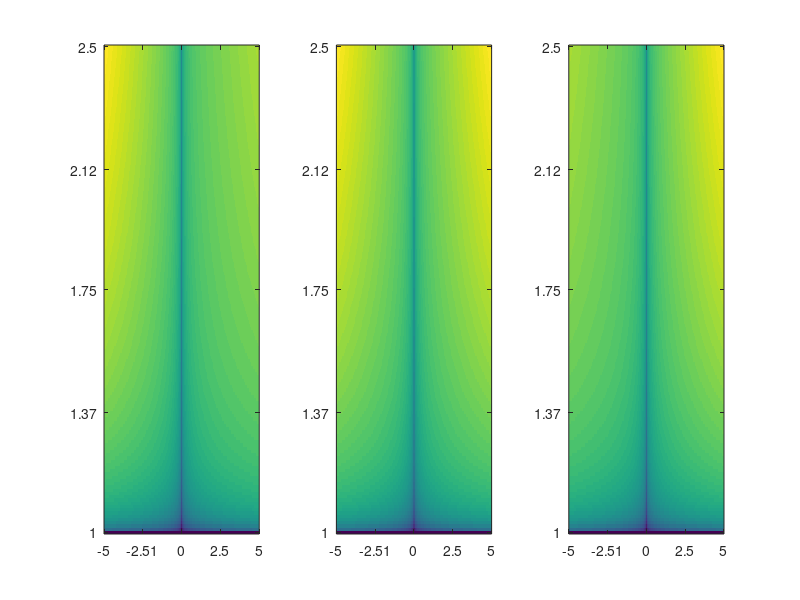
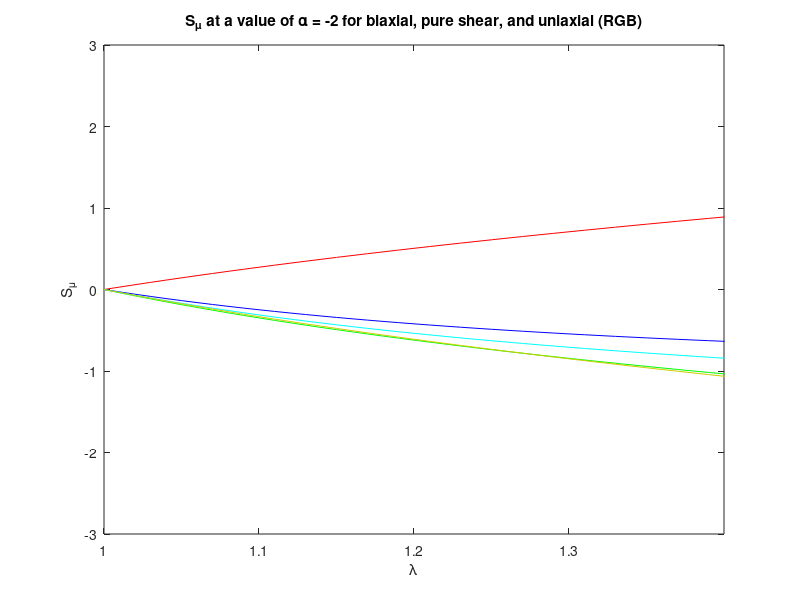
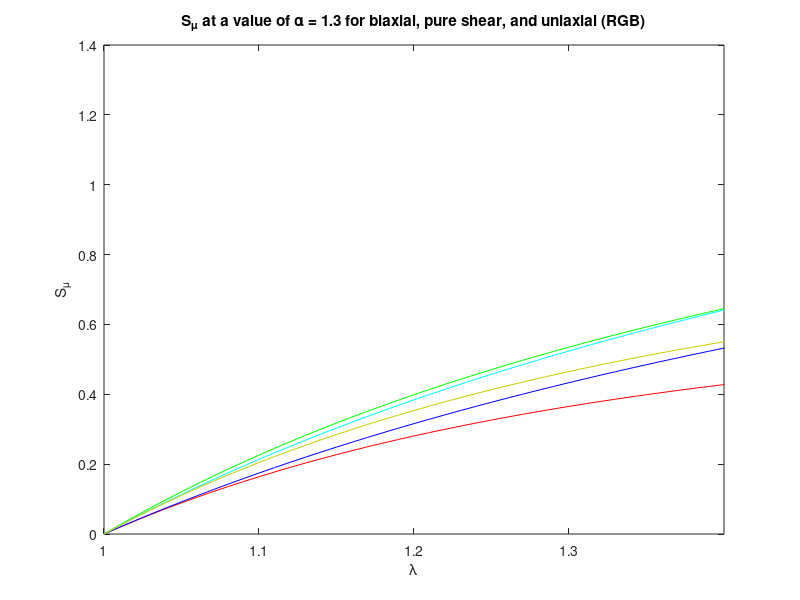
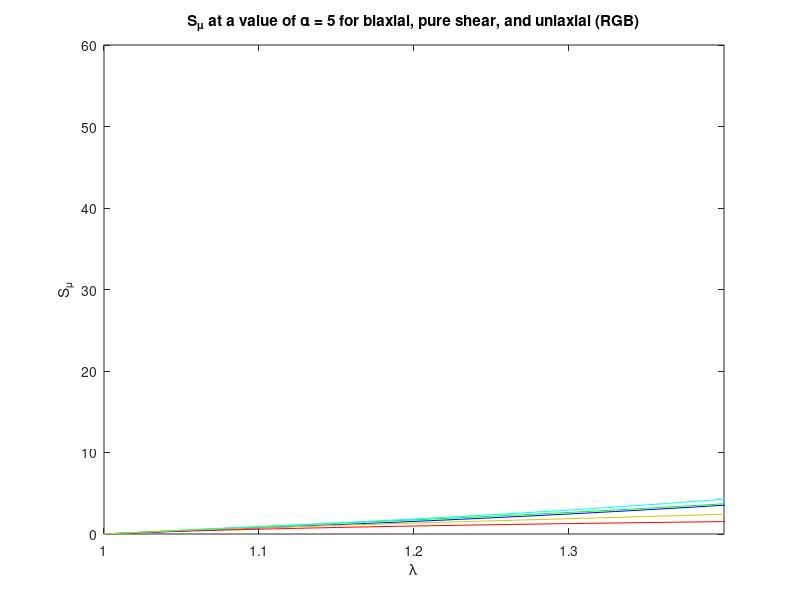

These figures' MATLAB source, in order:
clear all;
close all;


% lam = 1.01.^linspace(0,60,301);
lam = linspace(1,2.5,151);
alpha = linspace(-5,5,1001);

%Example parameters from Treloar's data:
%mu1 = 0.62 MPa, alpha1 = 1.3
%mu2 = 0.00118 MPa, alpha2 = 5
%mu3 = -0.00981 MPa, alpha3 = -2

mu = 1;


%Salpha_ps = mu*bsxfun(@times,log(lam'),(bsxfun(@power,lam',alpha-1)-bsxfun(@power,lam',-alpha-1)));
Salpha_ps =  mu*bsxfun(@times,log(lam'),(bsxfun(@power,lam',alpha-1)-bsxfun(@power,lam',-alpha-1)));

%Salpha_ua = mu*bsxfun(@times,log(lam'),(bsxfun(@power,lam',alpha-1)-0.5*bsxfun(@power,lam',-0.5*alpha-1)));
Salpha_ua = mu*bsxfun(@times,log(lam'),(bsxfun(@power,lam',alpha-1)-bsxfun(@power,lam',-0.5*alpha-1)));

%Salpha_ba = mu*bsxfun(@times,log(lam'),(0.5*bsxfun(@power,lam',0.5*(alpha-1))-bsxfun(@power,lam',-alpha-0.5)));
Salpha_ba = mu*bsxfun(@times,log(lam'),(bsxfun(@power,lam',0.5*alpha-1)-bsxfun(@power,lam',-alpha-1)));

%k = 0:0.01:1;
%Old, corrected on 220126
%Salpha_gen = @(k) mu*bsxfun(@times,log(lam'),((-k^2+1.5*k+0.5)*bsxfun(@power,lam',(-k^2+1.5*k+0.5)*alpha-1)...
%    +(-k+0.5)*bsxfun(@power,lam',(-k+0.5)*alpha-1)...
%    +(k^2-0.5*k-1)*bsxfun(@power,lam',(k^2-0.5*k-1)*alpha-1)));
Salpha_gen = @(k) mu*bsxfun(@times,log(lam'),((-k^2+1.5*k+0.5)^2*bsxfun(@power,lam',(-k^2+1.5*k+0.5)*alpha-1)...
    +(-k+0.5)^2*bsxfun(@power,lam',(-k+0.5)*alpha-1)...
    +(k^2-0.5*k-1)^2*bsxfun(@power,lam',(k^2-0.5*k-1)*alpha-1)));
Smu_gen = @(k) (-k^2+1.5*k+0.5)*bsxfun(@power,lam',(-k^2+1.5*k+0.5)*alpha-1)...
    +(-k+0.5)*bsxfun(@power,lam',(-k+0.5)*alpha-1)...
    +(k^2-0.5*k-1)*bsxfun(@power,lam',(k^2-0.5*k-1)*alpha-1);

W_gen = @(k) mu*bsxfun(@times,1./alpha,(bsxfun(@power,lam',(-k^2+1.5*k+0.5)*alpha)...
    +bsxfun(@power,lam',(-k+0.5)*alpha)...
    +bsxfun(@power,lam',(k^2-0.5*k-1)*alpha)-3));

figure;  subplot(1,3,1);
imagesc(log10(abs(Salpha_ba)))
set(gca,'YDir','normal'); colormap viridis;
set(gca,'XTick',[1,round(length(alpha)/4),round(length(alpha)/2),round(3*length(alpha)/4),length(alpha)],'XTickLabel',[alpha(1),alpha(round(end/4)),alpha(round(end/2)),alpha(round(3*end/4)),alpha(end)])
set(gca,'YTick',[1,round(length(lam)/4),round(length(lam)/2),round(3*length(lam)/4),length(lam)],'YTickLabel',[lam(1),lam(round(end/4)),lam(round(end/2)),lam(round(3*end/4)),lam(end)])

subplot(1,3,2);
imagesc(log10(abs(Salpha_ps)))
set(gca,'YDir','normal');colormap viridis;
set(gca,'XTick',[1,round(length(alpha)/4),round(length(alpha)/2),round(3*length(alpha)/4),length(alpha)],'XTickLabel',[alpha(1),alpha(round(end/4)),alpha(round(end/2)),alpha(round(3*end/4)),alpha(end)])
set(gca,'YTick',[1,round(length(lam)/4),round(length(lam)/2),round(3*length(lam)/4),length(lam)],'YTickLabel',[lam(1),lam(round(end/4)),lam(round(end/2)),lam(round(3*end/4)),lam(end)])

subplot(1,3,3);
imagesc(log10(abs(Salpha_ua)))
set(gca,'YDir','normal');colormap viridis;
set(gca,'XTick',[1,round(length(alpha)/4),round(length(alpha)/2),round(3*length(alpha)/4),length(alpha)],'XTickLabel',[alpha(1),alpha(round(end/4)),alpha(round(end/2)),alpha(round(3*end/4)),alpha(end)])
set(gca,'YTick',[1,round(length(lam)/4),round(length(lam)/2),round(3*length(lam)/4),length(lam)],'YTickLabel',[lam(1),lam(round(end/4)),lam(round(end/2)),lam(round(3*end/4)),lam(end)])

k=0:0.01:1;
for j = 1:length(k)
    Salpha_all(:,:,j) = Salpha_gen(k(j));
    Smu_all(:,:,j) = Smu_gen(k(j));
end

[maxS_for_alpha, maxks_for_alpha] = max(abs(Salpha_all),[],3);

ks_for_alpha =zeros(size(maxks_for_alpha));
for m=1:size(maxks_for_alpha,1)
    for n=1:size(maxks_for_alpha,2)
    ks_for_alpha(m,n) = k(maxks_for_alpha(m,n));
    end
end
    
figure(11); contourf(maxS_for_alpha,21);
title('maximum \alpha sensitivity as f(\alpha, \lambda)');
set(gca,'YDir','normal');colormap viridis;
set(gca,'XTick',[1,round(length(alpha)/4),round(length(alpha)/2),round(3*length(alpha)/4),length(alpha)],'XTickLabel',[alpha(1),alpha(round(end/4)),alpha(round(end/2)),alpha(round(3*end/4)),alpha(end)])
set(gca,'YTick',[1,round(length(lam)/4),round(length(lam)/2),round(3*length(lam)/4),length(lam)],'YTickLabel',[lam(1),lam(round(end/4)),lam(round(end/2)),lam(round(3*end/4)),lam(end)])

figure(12); contourf(ks_for_alpha,21,'LineStyle','none'); caxis([0 1])%caxis([0.25 0.75])
title('maximum k to maximize \alpha sensitivity as f(\alpha, \lambda)');
set(gca,'YDir','normal'); colormap viridis;
set(gca,'XTick',[1,round(length(alpha)/4),round(length(alpha)/2),round(3*length(alpha)/4),length(alpha)],'XTickLabel',[alpha(1),alpha(round(end/4)),alpha(round(end/2)),alpha(round(3*end/4)),alpha(end)])
set(gca,'YTick',[1,round(length(lam)/4),round(length(lam)/2),round(3*length(lam)/4),length(lam)],'YTickLabel',[lam(1),lam(round(end/4)),lam(round(end/2)),lam(round(3*end/4)),lam(end)])


[maxS_for_mu, maxks_for_mu] = max(abs(Smu_all),[],3);

ks_for_mu =zeros(size(maxks_for_mu));
for m=1:size(maxks_for_mu,1)
    for n=1:size(maxks_for_mu,2)
    ks_for_mu(m,n) = k(maxks_for_mu(m,n));
    end
end
    
figure(21); contourf(maxS_for_mu,21);
title('maximum \mu sensitivity as f(\alpha, \lambda)');
set(gca,'YDir','normal');colormap viridis;
set(gca,'XTick',[1,round(length(alpha)/4),round(length(alpha)/2),round(3*length(alpha)/4),length(alpha)],'XTickLabel',[alpha(1),alpha(round(end/4)),alpha(round(end/2)),alpha(round(3*end/4)),alpha(end)])
set(gca,'YTick',[1,round(length(lam)/4),round(length(lam)/2),round(3*length(lam)/4),length(lam)],'YTickLabel',[lam(1),lam(round(end/4)),lam(round(end/2)),lam(round(3*end/4)),lam(end)])

figure(22); contourf(ks_for_mu,21);
title('maximum k to maximize \mu sensitivity as f(\alpha, \lambda)');
set(gca,'YDir','normal');colormap viridis;
set(gca,'XTick',[1,round(length(alpha)/4),round(length(alpha)/2),round(3*length(alpha)/4),length(alpha)],'XTickLabel',[alpha(1),alpha(round(end/4)),alpha(round(end/2)),alpha(round(3*end/4)),alpha(end)])
set(gca,'YTick',[1,round(length(lam)/4),round(length(lam)/2),round(3*length(lam)/4),length(lam)],'YTickLabel',[lam(1),lam(round(end/4)),lam(round(end/2)),lam(round(3*end/4)),lam(end)])

Smu_ua = Smu_gen(1);
Smu_ba = Smu_gen(0);
Smu_ps = Smu_gen(0.5);
Smu_75 = Smu_gen(0.75);
Smu_25 = Smu_gen(0.25);

a=301;
figure; plot(lam,abs(Smu_ba(:,a)),'r'); hold on;  plot(lam,Smu_ps(:,a),'g'); plot(lam,Smu_ua(:,a),'b'); plot(lam,Smu_75(:,a),'cyan'); plot(lam,Smu_25(:,a),'Color',[0.8 0.8 0]) 
xlim([1 1.4])
xlabel('\lambda');
ylabel('S_\mu')
title('S_\mu at a value of \alpha = -2 for biaxial, pure shear, and uniaxial (RGB)');

a=631;
figure; plot(lam,abs(Smu_ba(:,a)),'r'); hold on;  plot(lam,Smu_ps(:,a),'g'); plot(lam,Smu_ua(:,a),'b'); plot(lam,Smu_75(:,a),'cyan'); plot(lam,Smu_25(:,a),'Color',[0.8 0.8 0]) 
xlim([1 1.4])
xlabel('\lambda');
ylabel('S_\mu')
title('S_\mu at a value of \alpha = 1.3 for biaxial, pure shear, and uniaxial (RGB)');

a=1001;
figure; plot(lam,abs(Smu_ba(:,a)),'r'); hold on;  plot(lam,Smu_ps(:,a),'g'); plot(lam,Smu_ua(:,a),'b'); plot(lam,Smu_75(:,a),'cyan'); plot(lam,Smu_25(:,a),'Color',[0.8 0.8 0]) 
xlim([1 1.4])
xlabel('\lambda');
ylabel('S_\mu')
title('S_\mu at a value of \alpha = 5 for biaxial, pure shear, and uniaxial (RGB)');


%%Next thing to do is put in the expression for energy and look at the
%%energy as a function of k, alpha, and lambda
figure; contourf(W_gen(0.5),21);

figure(51); 
% lamidx = 268; % 1.7 for exponential linspace
lamidx = 71;   % 1.7 for regular linspace
%NH
plot(k,squeeze(Salpha_all(lamidx,701,:))); hold on; 
%alpha=5
plot(k,squeeze(Salpha_all(lamidx,1001,:)));
%alpha=1.3
plot(k,squeeze(Salpha_all(lamidx,631,:)));
%alpha=-2
plot(k,-squeeze(Salpha_all(lamidx,301,:)));

figure(52);
%NH
plot(k,squeeze(Salpha_all(lamidx,701,:))/max(squeeze(Salpha_all(lamidx,701,:)))); hold on; 
%alpha=5
plot(k,squeeze(Salpha_all(lamidx,1001,:))/max(squeeze(Salpha_all(lamidx,1001,:))));
%alpha=1.3
plot(k,squeeze(Salpha_all(lamidx,631,:))/max(squeeze(Salpha_all(lamidx,631,:))));
%alpha=-2
plot(k,abs(squeeze(Salpha_all(lamidx,301,:)))/max(abs(squeeze(Salpha_all(lamidx,301,:)))));

